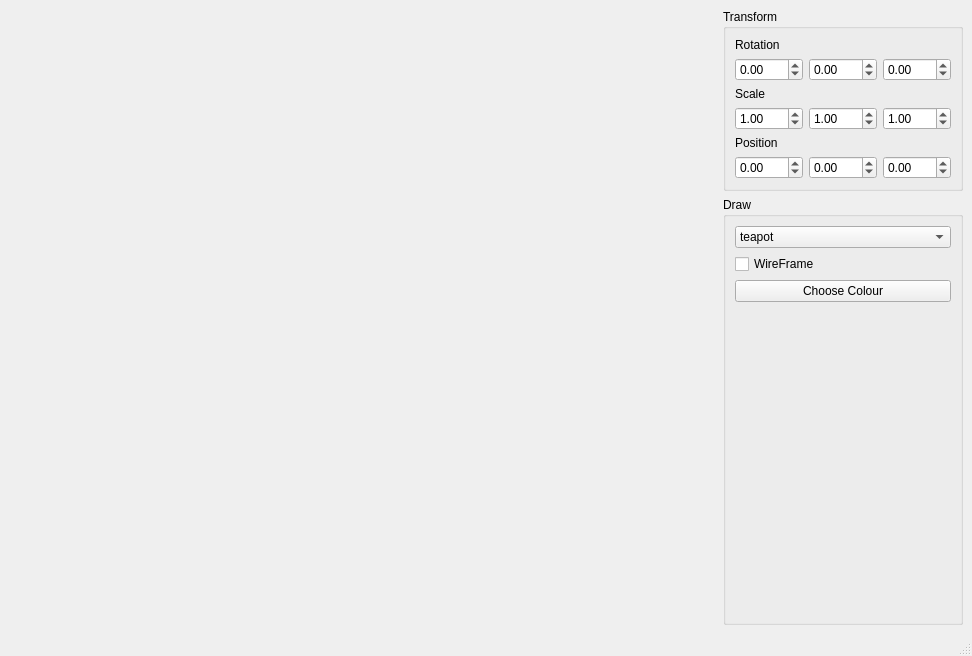
<?xml version="1.0" encoding="UTF-8"?>
<ui version="4.0">
 <class>MainWindow</class>
 <widget class="QMainWindow" name="MainWindow">
  <property name="geometry">
   <rect>
    <x>0</x>
    <y>0</y>
    <width>972</width>
    <height>656</height>
   </rect>
  </property>
  <property name="windowTitle">
   <string>pyngl Qt Demo Using ui</string>
  </property>
  <widget class="QWidget" name="centralwidget">
   <layout class="QGridLayout" name="mainWindowGridLayout">
    <item row="0" column="1">
     <widget class="QGroupBox" name="transformGB">
      <property name="title">
       <string>Transform</string>
      </property>
      <layout class="QGridLayout" name="gridLayout">
       <item row="0" column="0">
        <widget class="QLabel" name="label">
         <property name="text">
          <string>Rotation</string>
         </property>
        </widget>
       </item>
       <item row="1" column="0">
        <widget class="QDoubleSpinBox" name="rotationX">
         <property name="minimum">
          <double>-360.000000000000000</double>
         </property>
         <property name="maximum">
          <double>360.000000000000000</double>
         </property>
        </widget>
       </item>
       <item row="1" column="1">
        <widget class="QDoubleSpinBox" name="rotationY">
         <property name="minimum">
          <double>-360.000000000000000</double>
         </property>
         <property name="maximum">
          <double>360.000000000000000</double>
         </property>
        </widget>
       </item>
       <item row="1" column="2">
        <widget class="QDoubleSpinBox" name="rotationZ">
         <property name="minimum">
          <double>-360.000000000000000</double>
         </property>
         <property name="maximum">
          <double>360.000000000000000</double>
         </property>
        </widget>
       </item>
       <item row="2" column="0">
        <widget class="QLabel" name="label_2">
         <property name="text">
          <string>Scale</string>
         </property>
        </widget>
       </item>
       <item row="3" column="0">
        <widget class="QDoubleSpinBox" name="scaleX">
         <property name="minimum">
          <double>-4.000000000000000</double>
         </property>
         <property name="maximum">
          <double>4.000000000000000</double>
         </property>
         <property name="singleStep">
          <double>0.010000000000000</double>
         </property>
         <property name="value">
          <double>1.000000000000000</double>
         </property>
        </widget>
       </item>
       <item row="3" column="1">
        <widget class="QDoubleSpinBox" name="scaleY">
         <property name="minimum">
          <double>-4.000000000000000</double>
         </property>
         <property name="maximum">
          <double>4.000000000000000</double>
         </property>
         <property name="singleStep">
          <double>0.010000000000000</double>
         </property>
         <property name="value">
          <double>1.000000000000000</double>
         </property>
        </widget>
       </item>
       <item row="3" column="2">
        <widget class="QDoubleSpinBox" name="scaleZ">
         <property name="minimum">
          <double>-4.000000000000000</double>
         </property>
         <property name="maximum">
          <double>4.000000000000000</double>
         </property>
         <property name="singleStep">
          <double>0.010000000000000</double>
         </property>
         <property name="value">
          <double>1.000000000000000</double>
         </property>
        </widget>
       </item>
       <item row="4" column="0">
        <widget class="QLabel" name="label_3">
         <property name="text">
          <string>Position</string>
         </property>
        </widget>
       </item>
       <item row="5" column="0">
        <widget class="QDoubleSpinBox" name="positionX">
         <property name="minimum">
          <double>-20.000000000000000</double>
         </property>
         <property name="maximum">
          <double>20.000000000000000</double>
         </property>
         <property name="singleStep">
          <double>0.010000000000000</double>
         </property>
        </widget>
       </item>
       <item row="5" column="1">
        <widget class="QDoubleSpinBox" name="positionY">
         <property name="minimum">
          <double>-20.000000000000000</double>
         </property>
         <property name="maximum">
          <double>20.000000000000000</double>
         </property>
         <property name="singleStep">
          <double>0.010000000000000</double>
         </property>
        </widget>
       </item>
       <item row="5" column="2">
        <widget class="QDoubleSpinBox" name="positionZ">
         <property name="minimum">
          <double>-20.000000000000000</double>
         </property>
         <property name="maximum">
          <double>20.000000000000000</double>
         </property>
         <property name="singleStep">
          <double>0.010000000000000</double>
         </property>
        </widget>
       </item>
      </layout>
     </widget>
    </item>
    <item row="1" column="1">
     <widget class="QGroupBox" name="drawGB">
      <property name="title">
       <string>Draw</string>
      </property>
      <layout class="QGridLayout" name="gridLayout_2">
       <item row="0" column="0">
        <widget class="QComboBox" name="objectSelection">
         <item>
          <property name="text">
           <string>teapot</string>
          </property>
         </item>
         <item>
          <property name="text">
           <string>sphere</string>
          </property>
         </item>
         <item>
          <property name="text">
           <string>cube</string>
          </property>
         </item>
        </widget>
       </item>
       <item row="1" column="0">
        <widget class="QCheckBox" name="wireframe">
         <property name="text">
          <string>WireFrame</string>
         </property>
        </widget>
       </item>
       <item row="3" column="0">
        <widget class="QPushButton" name="colour">
         <property name="text">
          <string>Choose Colour</string>
         </property>
        </widget>
       </item>
       <item row="4" column="0">
        <spacer name="verticalSpacer">
         <property name="orientation">
          <enum>Qt::Vertical</enum>
         </property>
         <property name="sizeHint" stdset="0">
          <size>
           <width>20</width>
           <height>40</height>
          </size>
         </property>
        </spacer>
       </item>
      </layout>
     </widget>
    </item>
    <item row="0" column="0">
     <spacer name="horizontalSpacer">
      <property name="orientation">
       <enum>Qt::Horizontal</enum>
      </property>
      <property name="sizeHint" stdset="0">
       <size>
        <width>40</width>
        <height>20</height>
       </size>
      </property>
     </spacer>
    </item>
   </layout>
  </widget>
  <widget class="QMenuBar" name="menubar">
   <property name="geometry">
    <rect>
     <x>0</x>
     <y>0</y>
     <width>972</width>
     <height>22</height>
    </rect>
   </property>
  </widget>
  <widget class="QStatusBar" name="statusbar"/>
 </widget>
 <resources/>
 <connections/>
</ui>
